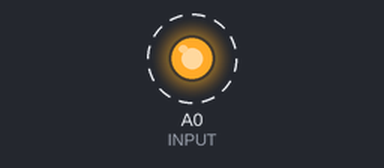
A sketch run on a simulated Arduino Uno, built with avr-gcc and run on an emulated ATmega328P. Shown: output pins drawn as LEDs (lit = HIGH). Dashed ring = blinking.

Above: at 0.05 s.
Timing chart, 0 to 3.0 s (numbered marks = the images above):
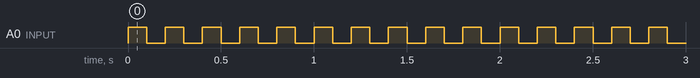

Measured:
- by itself, A0 (INPUT): alternates HIGH for 0.10 s and LOW for 0.10 s

The sketch:

led.ino
```cpp
void setup() {
  // put your setup code here, to run once:
  pinMode(A0,OUTPUT);//INPUT
}

void loop() {
  // put your main code here, to run repeatedly:
  digitalWrite(A0,HIGH);
  delay(100);
  digitalWrite(A0,LOW);
  delay(100);
}
```
